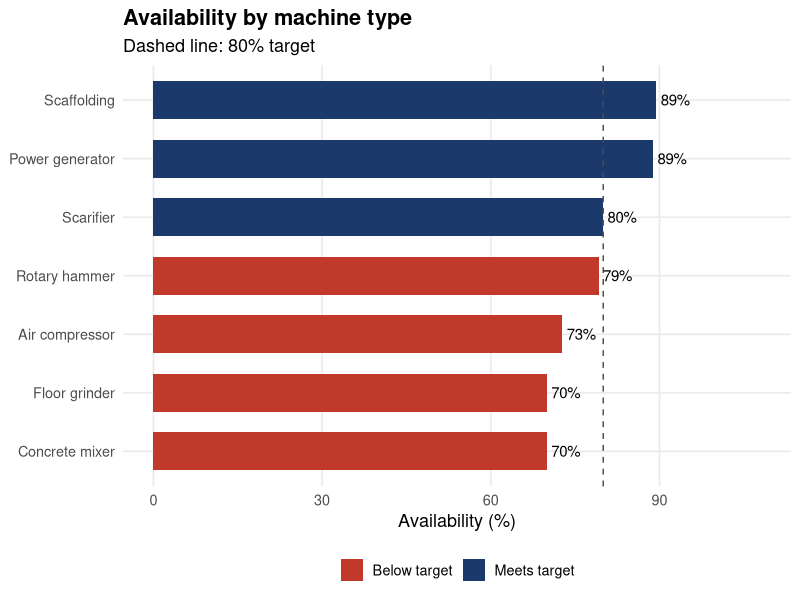
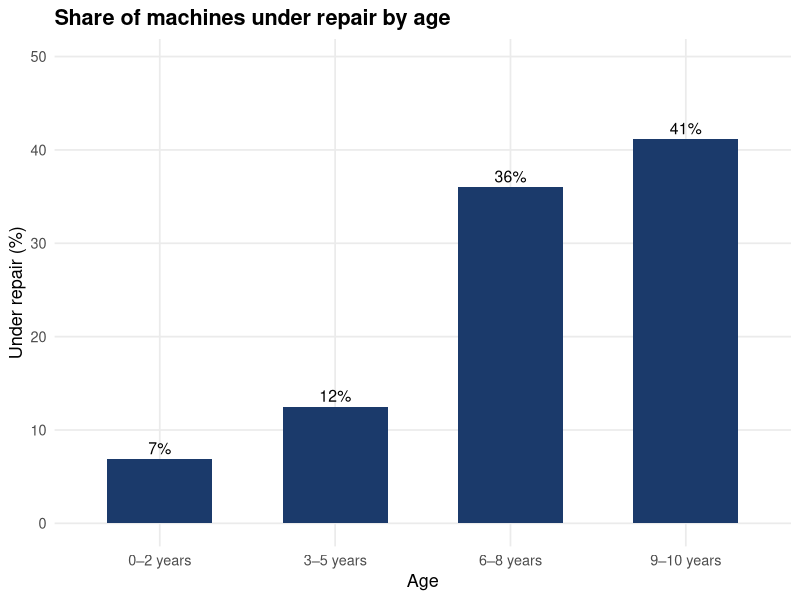
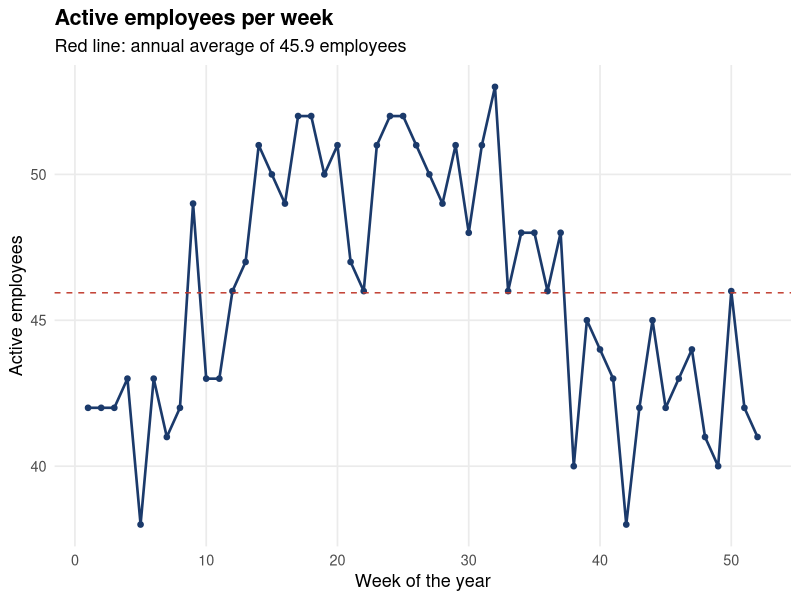
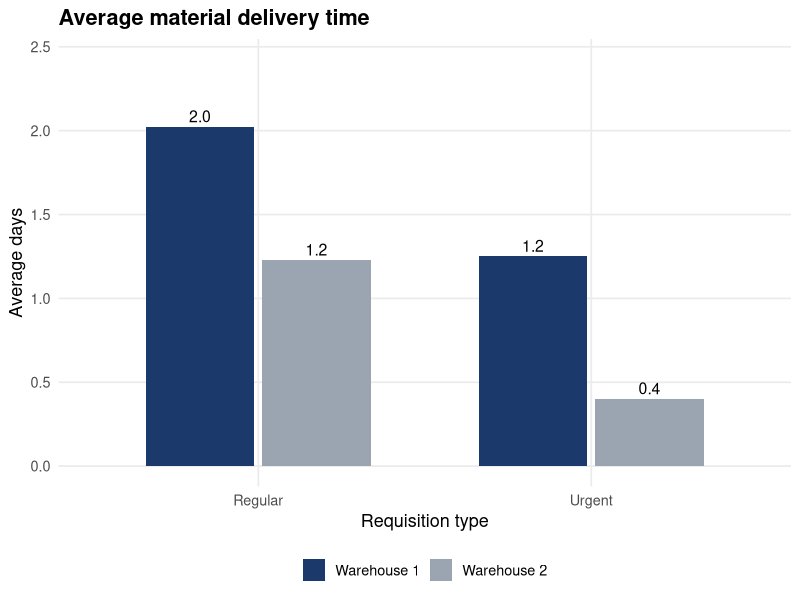

The R script that drew these images, in order:
## ---- chunk 1
knitr::opts_chunk$set(echo = TRUE, message = FALSE, warning = FALSE,
                      fig.width = 8, fig.height = 4.5, dpi = 120,
                      fig.path = "figures/")
library(ggplot2)
library(knitr)

# Shared palette and theme for all charts
navy <- "#1B3A6B"
red  <- "#C0392B"
grey <- "#9AA5B1"
theme_set(theme_minimal(base_size = 13) +
            theme(plot.title = element_text(face = "bold"),
                  panel.grid.minor = element_blank()))
## ---- chunk 2
machinery    <- read.csv("data/machinery.csv")
staff        <- read.csv("data/weekly_staff.csv")
requisitions <- read.csv("data/requisitions.csv")
## ---- chunk 3
total     <- nrow(machinery)
available <- sum(machinery$status == "Available")
in_repair <- sum(machinery$status == "Under repair")

kpi <- data.frame(
  Indicator = c("Total machines", "Available", "Under repair",
                "Availability rate (%)",
                "Median days under repair"),
  Value = c(total, available, in_repair,
            round(available / total * 100, 1),
            median(machinery$days_under_repair, na.rm = TRUE))
)
kable(kpi)
## ---- chunk 4
rate_type <- aggregate(status ~ type, data = machinery,
                       FUN = function(x) mean(x == "Available") * 100)
names(rate_type)[2] <- "availability"
rate_type$type <- reorder(rate_type$type, rate_type$availability)
target <- 80

ggplot(rate_type, aes(x = type, y = availability,
                      fill = availability >= target)) +
  geom_col(width = 0.65) +
  geom_hline(yintercept = target, linetype = "dashed", color = "grey30") +
  geom_text(aes(label = sprintf("%.0f%%", availability)),
            hjust = -0.15, size = 3.8) +
  scale_fill_manual(values = c(`TRUE` = navy, `FALSE` = red),
                    labels = c(`TRUE` = "Meets target", `FALSE` = "Below target"),
                    name = NULL) +
  coord_flip(ylim = c(0, 108)) +
  labs(title = "Availability by machine type",
       subtitle = paste0("Dashed line: ", target, "% target"),
       x = NULL, y = "Availability (%)") +
  theme(legend.position = "bottom")
## ---- chunk 5
machinery$age_group <- cut(machinery$age_years,
                           breaks = c(-1, 2, 5, 8, 10),
                           labels = c("0–2 years", "3–5 years",
                                      "6–8 years", "9–10 years"))
rate_age <- aggregate(status ~ age_group, data = machinery,
                      FUN = function(x) mean(x == "Under repair") * 100)
names(rate_age)[2] <- "under_repair"

ggplot(rate_age, aes(x = age_group, y = under_repair)) +
  geom_col(fill = navy, width = 0.6) +
  geom_text(aes(label = sprintf("%.0f%%", under_repair)),
            vjust = -0.4, size = 4) +
  labs(title = "Share of machines under repair by age",
       x = "Age", y = "Under repair (%)") +
  ylim(0, max(rate_age$under_repair) * 1.2)

# Logistic regression: probability of being under repair vs. age
model      <- glm(I(status == "Under repair") ~ age_years,
                  data = machinery, family = binomial)
odds_ratio <- exp(coef(model)["age_years"])
p_value    <- summary(model)$coefficients["age_years", 4]
## ---- chunk 6
average <- mean(staff$active_employees)

ggplot(staff, aes(x = week, y = active_employees)) +
  geom_line(color = navy, linewidth = 0.9) +
  geom_point(color = navy, size = 1.6) +
  geom_hline(yintercept = average, linetype = "dashed", color = red) +
  labs(title = "Active employees per week",
       subtitle = sprintf("Red line: annual average of %.1f employees", average),
       x = "Week of the year", y = "Active employees")

staff$employees_per_site <- staff$active_employees / staff$active_sites
## ---- chunk 7
requisitions$type <- ifelse(requisitions$urgent, "Urgent", "Regular")
delivery <- aggregate(delivery_days ~ warehouse + type, data = requisitions, FUN = mean)

ggplot(delivery, aes(x = type, y = delivery_days, fill = warehouse)) +
  geom_col(position = position_dodge(width = 0.7), width = 0.65) +
  geom_text(aes(label = sprintf("%.1f", delivery_days)),
            position = position_dodge(width = 0.7), vjust = -0.4, size = 4) +
  scale_fill_manual(values = c(navy, grey), name = NULL) +
  labs(title = "Average material delivery time",
       x = "Requisition type", y = "Average days") +
  ylim(0, max(delivery$delivery_days) * 1.2) +
  theme(legend.position = "bottom")

on_time  <- mean(requisitions$delivery_days <= 2) * 100
pct_wh2  <- mean(requisitions$warehouse == "Warehouse 2") * 100
